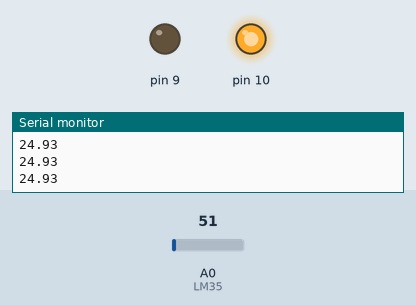
This sketch was run on a simulated Arduino Uno, built with avr-gcc and run on an emulated ATmega328P. On the bench: output pins drawn as LEDs (lit = HIGH), the last lines printed to the serial monitor. The test bench sets the inputs (shaded band); at power-on: A0 (LM35) = 51.

Above: at 1.2 s.
1.3 s: A0 (LM35) set to 41
At 2.5 s:
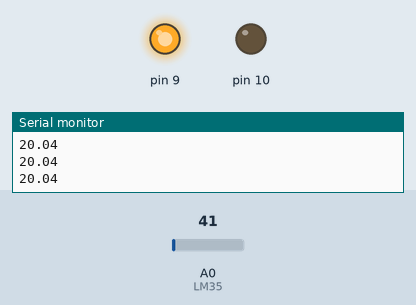
2.8 s: A0 (LM35) set to 61
At 3.9 s:
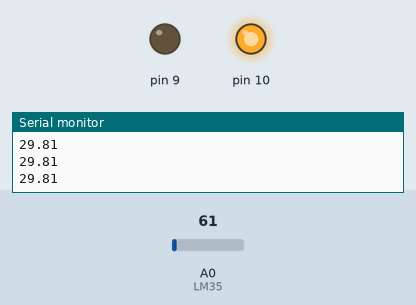
4.3 s: A0 (LM35) set to 30
At 5.1 s:
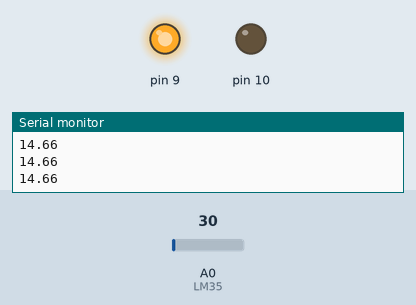
Timing chart, 0 to 7.3 s (numbered marks = the images above; inputs shaded):
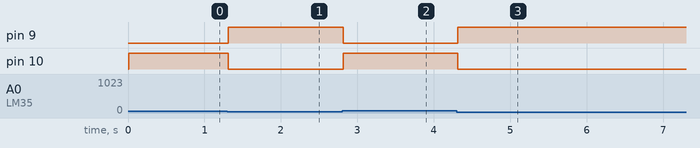

The sketch:

job9.ino
```cpp
#define LM35 A0

void setup(){
  Serial.begin(9600);  // ouvre le port série
  pinMode(9, OUTPUT);
  pinMode(10, OUTPUT);
}

void loop() {
  float lmvalue = analogRead(LM35);
  float tempr = (lmvalue * 500)/1023;
  Serial.println(tempr);
  delay(10);


if (tempr > 22)
{
  digitalWrite(9, LOW);
  digitalWrite(10, HIGH);
}

else{

  digitalWrite(9, HIGH);
  digitalWrite(10, LOW);
}
}
```

Measured:
- the behaviour switches between 46 and 45 on A0 (LM35) (found by bisection; images 0 and 1)
- after the input at 1.3 s, pin 9: LOW → HIGH at once; pin 10: HIGH → LOW at once
- after the input at 2.8 s, pin 9: HIGH → LOW at once; pin 10: LOW → HIGH at once
- after the input at 4.3 s, pin 9: LOW → HIGH at once; pin 10: HIGH → LOW at once
